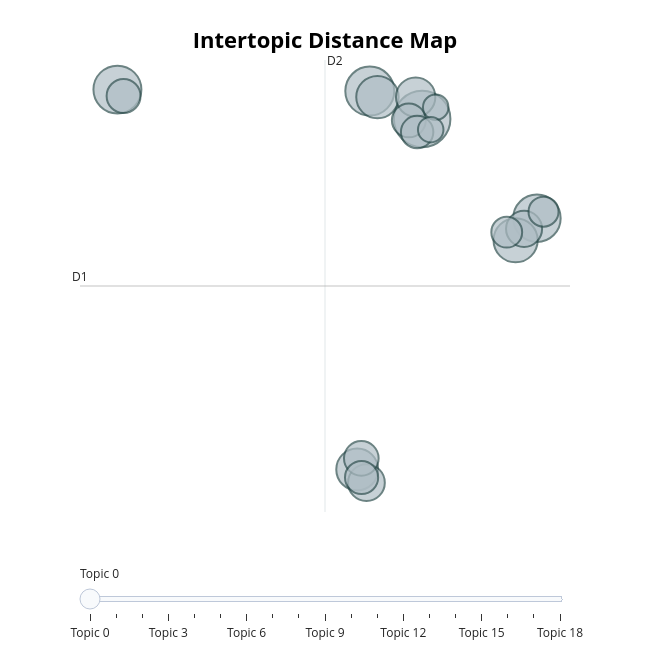

The notebook cell saved with this chart:
### Code cell
topic_model.visualize_topics()

### Figure 1 — Plotly figure (JSON) as saved in the notebook; plotly's stock layout.template omitted (floating-point values rounded to 4 significant figures)
{"data": [{"customdata": [[0, "security | sase | fabrics | vendors | and", 64], [1, "verizons | verizon | mec | and | edge", 48], [2, "private | operators | and | 5g | networks", 46], [3, "cloud | ai | sovereign | industrial | deutsche", 45], [4, "telefnicas | telefnica | and | edge | in", 39], [5, "atts | att | ai | and | to", 36], [6, "regulatory | and | for | bipt | the", 35], [7, "vodafone | vodafones | cloud | services | to", 31], [8, "capacity | cable | subsea | routes | carriers", 27], [9, "telefnica | cloud | google | sovereign | regulated", 26], [10, "proximus | 5g | and | proximuss | local", 24], [11, "dts | 5g | deutsche | in | campus", 23], [12, "lumens | lumen | to | ai | and", 23], [13, "regulatory | and | cloud | ofcoms | providers", 22], [14, "operators | ai | and | mwc | the", 21], [15, "edge | federated | federation | continuum | the", 19], [16, "bt | bts | ai | sovereign | and", 18], [17, "ibm | modernization | consulting | case | legacy", 13], [18, "mtns | fintech | data | mtn | to", 13]], "hovertemplate": "<b>Topic %{customdata[0]}</b><br>%{customdata[1]}<br>Size: %{customdata[2]}", "legendgroup": "", "marker": {"color": "#B0BEC5", "line": {"color": "DarkSlateGrey", "width": 2}, "size": [64, 48, 46, 45, 39, 36, 35, 31, 27, 26, 24, 23, 23, 22, 21, 19, 18, 13, 13], "sizemode": "area", "sizeref": 0.04, "symbol": "circle"}, "mode": "markers", "name": "", "orientation": "v", "showlegend": false, "type": "scatter", "x": [2.041, 0.1063, -9.221, 6.283, 5.495, 0.3889, -0.3594, 1.801, -0.01802, 5.808, -0.2075, -8.994, 1.55, -0.198, 1.856, 5.168, 6.527, 2.542, 2.357], "xaxis": "x", "y": [5.911, 6.897, 6.947, 2.421, 1.644, 6.682, -6.419, 6.684, -6.886, 2.046, -6.031, 6.72, 5.865, -6.705, 5.454, 1.929, 2.652, 6.328, 5.538], "yaxis": "y"}], "layout": {"annotations": [{"showarrow": false, "text": "D1", "x": -10.6, "y": 0.03517, "yshift": 10}, {"showarrow": false, "text": "D2", "x": -1.55, "xshift": 10, "y": 7.989}], "height": 650, "hoverlabel": {"bgcolor": "white", "font": {"family": "Rockwell", "size": 16}}, "legend": {"itemsizing": "constant", "tracegroupgap": 0}, "margin": {"t": 60}, "shapes": [{"line": {"color": "#CFD8DC", "width": 2}, "type": "line", "x0": -1.55, "x1": -1.55, "y0": -7.919, "y1": 7.989}, {"line": {"color": "#9E9E9E", "width": 2}, "type": "line", "x0": -10.6, "x1": 7.505, "y0": 0.03517, "y1": 0.03517}], "sliders": [{"active": 0, "pad": {"t": 50}, "steps": [{"args": [{"marker.color": [["red", "#B0BEC5", "#B0BEC5", "#B0BEC5", "#B0BEC5", "#B0BEC5", "#B0BEC5", "#B0BEC5", "#B0BEC5", "#B0BEC5", "#B0BEC5", "#B0BEC5", "#B0BEC5", "#B0BEC5", "#B0BEC5", "#B0BEC5", "#B0BEC5", "#B0BEC5", "#B0BEC5"]]}], "label": "Topic 0", "method": "update"}, {"args": [{"marker.color": [["#B0BEC5", "red", "#B0BEC5", "#B0BEC5", "#B0BEC5", "#B0BEC5", "#B0BEC5", "#B0BEC5", "#B0BEC5", "#B0BEC5", "#B0BEC5", "#B0BEC5", "#B0BEC5", "#B0BEC5", "#B0BEC5", "#B0BEC5", "#B0BEC5", "#B0BEC5", "#B0BEC5"]]}], "label": "Topic 1", "method": "update"}, {"args": [{"marker.color": [["#B0BEC5", "#B0BEC5", "red", "#B0BEC5", "#B0BEC5", "#B0BEC5", "#B0BEC5", "#B0BEC5", "#B0BEC5", "#B0BEC5", "#B0BEC5", "#B0BEC5", "#B0BEC5", "#B0BEC5", "#B0BEC5", "#B0BEC5", "#B0BEC5", "#B0BEC5", "#B0BEC5"]]}], "label": "Topic 2", "method": "update"}, {"args": [{"marker.color": [["#B0BEC5", "#B0BEC5", "#B0BEC5", "red", "#B0BEC5", "#B0BEC5", "#B0BEC5", "#B0BEC5", "#B0BEC5", "#B0BEC5", "#B0BEC5", "#B0BEC5", "#B0BEC5", "#B0BEC5", "#B0BEC5", "#B0BEC5", "#B0BEC5", "#B0BEC5", "#B0BEC5"]]}], "label": "Topic 3", "method": "update"}, {"args": [{"marker.color": [["#B0BEC5", "#B0BEC5", "#B0BEC5", "#B0BEC5", "red", "#B0BEC5", "#B0BEC5", "#B0BEC5", "#B0BEC5", "#B0BEC5", "#B0BEC5", "#B0BEC5", "#B0BEC5", "#B0BEC5", "#B0BEC5", "#B0BEC5", "#B0BEC5", "#B0BEC5", "#B0BEC5"]]}], "label": "Topic 4", "method": "update"}, {"args": [{"marker.color": [["#B0BEC5", "#B0BEC5", "#B0BEC5", "#B0BEC5", "#B0BEC5", "red", "#B0BEC5", "#B0BEC5", "#B0BEC5", "#B0BEC5", "#B0BEC5", "#B0BEC5", "#B0BEC5", "#B0BEC5", "#B0BEC5", "#B0BEC5", "#B0BEC5", "#B0BEC5", "#B0BEC5"]]}], "label": "Topic 5", "method": "update"}, {"args": [{"marker.color": [["#B0BEC5", "#B0BEC5", "#B0BEC5", "#B0BEC5", "#B0BEC5", "#B0BEC5", "red", "#B0BEC5", "#B0BEC5", "#B0BEC5", "#B0BEC5", "#B0BEC5", "#B0BEC5", "#B0BEC5", "#B0BEC5", "#B0BEC5", "#B0BEC5", "#B0BEC5", "#B0BEC5"]]}], "label": "Topic 6", "method": "update"}, {"args": [{"marker.color": [["#B0BEC5", "#B0BEC5", "#B0BEC5", "#B0BEC5", "#B0BEC5", "#B0BEC5", "#B0BEC5", "red", "#B0BEC5", "#B0BEC5", "#B0BEC5", "#B0BEC5", "#B0BEC5", "#B0BEC5", "#B0BEC5", "#B0BEC5", "#B0BEC5", "#B0BEC5", "#B0BEC5"]]}], "label": "Topic 7", "method": "update"}, {"args": [{"marker.color": [["#B0BEC5", "#B0BEC5", "#B0BEC5", "#B0BEC5", "#B0BEC5", "#B0BEC5", "#B0BEC5", "#B0BEC5", "red", "#B0BEC5", "#B0BEC5", "#B0BEC5", "#B0BEC5", "#B0BEC5", "#B0BEC5", "#B0BEC5", "#B0BEC5", "#B0BEC5", "#B0BEC5"]]}], "label": "Topic 8", "method": "update"}, {"args": [{"marker.color": [["#B0BEC5", "#B0BEC5", "#B0BEC5", "#B0BEC5", "#B0BEC5", "#B0BEC5", "#B0BEC5", "#B0BEC5", "#B0BEC5", "red", "#B0BEC5", "#B0BEC5", "#B0BEC5", "#B0BEC5", "#B0BEC5", "#B0BEC5", "#B0BEC5", "#B0BEC5", "#B0BEC5"]]}], "label": "Topic 9", "method": "update"}, {"args": [{"marker.color": [["#B0BEC5", "#B0BEC5", "#B0BEC5", "#B0BEC5", "#B0BEC5", "#B0BEC5", "#B0BEC5", "#B0BEC5", "#B0BEC5", "#B0BEC5", "red", "#B0BEC5", "#B0BEC5", "#B0BEC5", "#B0BEC5", "#B0BEC5", "#B0BEC5", "#B0BEC5", "#B0BEC5"]]}], "label": "Topic 10", "method": "update"}, {"args": [{"marker.color": [["#B0BEC5", "#B0BEC5", "#B0BEC5", "#B0BEC5", "#B0BEC5", "#B0BEC5", "#B0BEC5", "#B0BEC5", "#B0BEC5", "#B0BEC5", "#B0BEC5", "red", "#B0BEC5", "#B0BEC5", "#B0BEC5", "#B0BEC5", "#B0BEC5", "#B0BEC5", "#B0BEC5"]]}], "label": "Topic 11", "method": "update"}, {"args": [{"marker.color": [["#B0BEC5", "#B0BEC5", "#B0BEC5", "#B0BEC5", "#B0BEC5", "#B0BEC5", "#B0BEC5", "#B0BEC5", "#B0BEC5", "#B0BEC5", "#B0BEC5", "#B0BEC5", "red", "#B0BEC5", "#B0BEC5", "#B0BEC5", "#B0BEC5", "#B0BEC5", "#B0BEC5"]]}], "label": "Topic 12", "method": "update"}, {"args": [{"marker.color": [["#B0BEC5", "#B0BEC5", "#B0BEC5", "#B0BEC5", "#B0BEC5", "#B0BEC5", "#B0BEC5", "#B0BEC5", "#B0BEC5", "#B0BEC5", "#B0BEC5", "#B0BEC5", "#B0BEC5", "red", "#B0BEC5", "#B0BEC5", "#B0BEC5", "#B0BEC5", "#B0BEC5"]]}], "label": "Topic 13", "method": "update"}, {"args": [{"marker.color": [["#B0BEC5", "#B0BEC5", "#B0BEC5", "#B0BEC5", "#B0BEC5", "#B0BEC5", "#B0BEC5", "#B0BEC5", "#B0BEC5", "#B0BEC5", "#B0BEC5", "#B0BEC5", "#B0BEC5", "#B0BEC5", "red", "#B0BEC5", "#B0BEC5", "#B0BEC5", "#B0BEC5"]]}], "label": "Topic 14", "method": "update"}, {"args": [{"marker.color": [["#B0BEC5", "#B0BEC5", "#B0BEC5", "#B0BEC5", "#B0BEC5", "#B0BEC5", "#B0BEC5", "#B0BEC5", "#B0BEC5", "#B0BEC5", "#B0BEC5", "#B0BEC5", "#B0BEC5", "#B0BEC5", "#B0BEC5", "red", "#B0BEC5", "#B0BEC5", "#B0BEC5"]]}], "label": "Topic 15", "method": "update"}, {"args": [{"marker.color": [["#B0BEC5", "#B0BEC5", "#B0BEC5", "#B0BEC5", "#B0BEC5", "#B0BEC5", "#B0BEC5", "#B0BEC5", "#B0BEC5", "#B0BEC5", "#B0BEC5", "#B0BEC5", "#B0BEC5", "#B0BEC5", "#B0BEC5", "#B0BEC5", "red", "#B0BEC5", "#B0BEC5"]]}], "label": "Topic 16", "method": "update"}, {"args": [{"marker.color": [["#B0BEC5", "#B0BEC5", "#B0BEC5", "#B0BEC5", "#B0BEC5", "#B0BEC5", "#B0BEC5", "#B0BEC5", "#B0BEC5", "#B0BEC5", "#B0BEC5", "#B0BEC5", "#B0BEC5", "#B0BEC5", "#B0BEC5", "#B0BEC5", "#B0BEC5", "red", "#B0BEC5"]]}], "label": "Topic 17", "method": "update"}, {"args": [{"marker.color": [["#B0BEC5", "#B0BEC5", "#B0BEC5", "#B0BEC5", "#B0BEC5", "#B0BEC5", "#B0BEC5", "#B0BEC5", "#B0BEC5", "#B0BEC5", "#B0BEC5", "#B0BEC5", "#B0BEC5", "#B0BEC5", "#B0BEC5", "#B0BEC5", "#B0BEC5", "#B0BEC5", "red"]]}], "label": "Topic 18", "method": "update"}]}], "title": {"font": {"color": "Black", "size": 22}, "text": "<b>Intertopic Distance Map</b>", "x": 0.5, "xanchor": "center", "y": 0.95, "yanchor": "top"}, "width": 650, "xaxis": {"anchor": "y", "domain": [0, 1], "range": [-10.6, 7.505], "title": {"text": ""}, "visible": false}, "yaxis": {"anchor": "x", "domain": [0, 1], "range": [-7.919, 7.989], "title": {"text": ""}, "visible": false}}}
